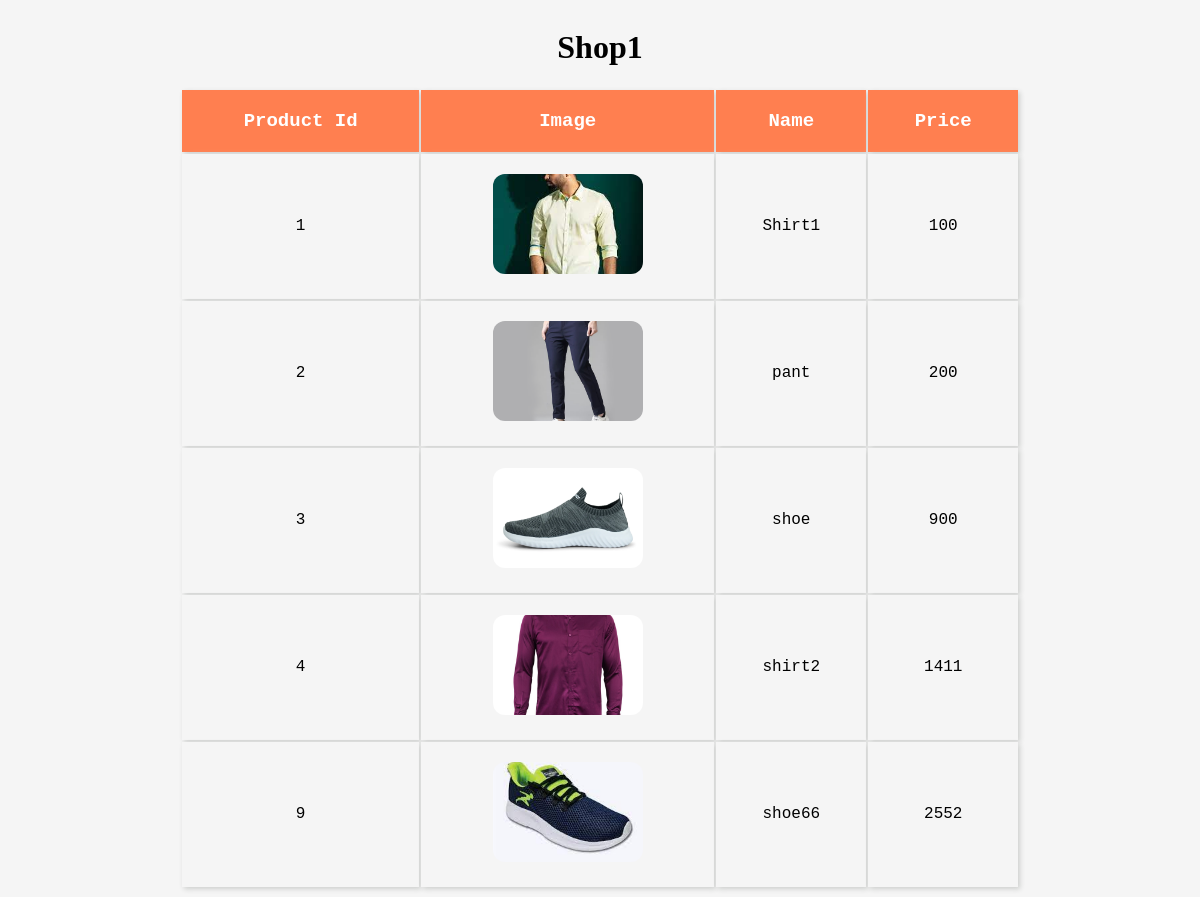
/aadmin/allProduct/1/, run on the app's committed database.
### Search/models.py (models this page shows, shortened)
class Owner(models.Model):
    shopId=models.IntegerField(default=0,blank=True,null=True)
    name=models.CharField(max_length=40,blank=True,null=True)
    email=models.EmailField(max_length=40,blank=True,null=True)
    shopName=models.CharField(max_length=50,blank=True,null=True)
    password=models.CharField(max_length=40,blank=True,null=True)
    username=models.CharField(max_length=40,blank=True,null=True)
    image=models.ImageField(upload_to='image/' ,blank=True,null=True)
    desc=models.CharField(max_length=100,blank=True,null=True,default=None)

### Admin/models.py (models this page shows, shortened)
class Product(models.Model):
    productId=models.IntegerField(default=0,blank=True,null=True)
    name=models.CharField(max_length=40,blank=True,null=True)
    image=models.ImageField(upload_to='image/' ,blank=True,null=True)
    desc=models.CharField(max_length=100,blank=True,null=True,default=None)
    price=models.IntegerField(default=0,blank=True,null=True)
    shop=models.ForeignKey(Owner,on_delete=models.CASCADE,null=True)
    category=models.ForeignKey(Category,on_delete=models.CASCADE,null=True,blank=True)
    offerPrice=models.IntegerField(default=0,null=True)
    offer=models.IntegerField(default=0,null=True)

### Admin/views.py (the view)
# urls.py: path('allProduct/<int:id>/',views.allProduct,name='allProduct'),
def allProduct(request,id):
    shop=Owner.objects.get(shopId=int(id))
    products=Product.objects.filter(shop=shop)
    context={
        'shop':shop,
        'products':products
    }
    return render(request,'allProduct.html',context)

### templates/allProduct.html (shortened to what this page needs)
<!DOCTYPE html>
<html lang="en">
  <head>
  </head>
  <body>
    <h1>{{shop.shopName}}</h1>
    <table>
      <thead>
        <tr class="jj">
          <th>Product Id</th>
          <th>Image</th>
          <th>Name</th>
          <th>Price</th>
        </tr>
        {%for product in products%}
        <tr>
          <th>{{product.productId}}</th>
          <th><img src="{{product.image.url}}" alt="" /></th>
          <th>{{product.name}}</th>
          <th>{{product.offerPrice}}</th>
        </tr>
        {%endfor%}
      </thead>
    </table>
  </body>
</html>

### templates/allProduct.html (style rules this page uses)
body { display: flex; justify-content: center; align-items: center; flex-direction: column; background: whitesmoke; background-repeat: no-repeat; background-attachment: fixed; }
table { width: 70vw; }
tr { padding: 20px; margin-bottom: 20px; background-color: white; text-align: center; width: 100%; border-collapse: collapse; }
.jj th { background: coral; font-weight: 600; color: white; font-size: 19px; border-collapse: collapse; }
table img { width: 150px; height: 100px; object-fit: cover; border-radius: 12px; }
th { padding: 20px; margin-bottom: 10px; background: whitesmoke; box-shadow: 2px 2px 5px rgb(205, 207, 205); text-align: center; font-weight: 200; font-family: "Courier New", Courier, monospace; }

### data on the page
Owner: shopName "Shop1"
Product: productId "1", image (picture), name "Shirt1", offerPrice "100"
Product: productId "2", image (picture), name "pant", offerPrice "200"
Product: productId "3", image (picture), name "shoe", offerPrice "900"
Product: productId "4", image (picture), name "shirt2", offerPrice "1411"
Product: productId "9", image (picture), name "shoe66", offerPrice "2552"
